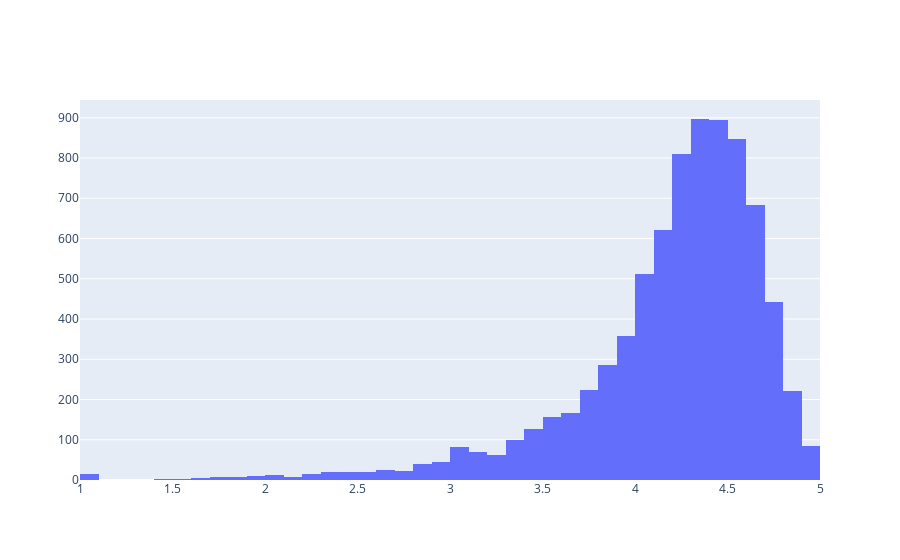

Write notebook code for a chart like this one.
### Markdown cell above
## Average rating of apps
Do any apps perform really good or really bad?

### Code cell
data = [go.Histogram(
        x = df.Rating,
        xbins = {'start': 1, 'size': 0.1, 'end' :5}
)]

print('Average app rating = ', np.mean(df['Rating']))
plotly.offline.iplot(data, filename='overall_rating_distribution')

### Figure 1 — Plotly figure (JSON) as saved in the notebook; plotly's stock layout.template omitted (floating-point values rounded to 4 significant figures; data arrays with more than 128 entries replaced by an {"elided": "..."} marker saying what was removed)
{"data": [{"type": "histogram", "x": {"elided": "9649 float values"}, "xbins": {"end": 5, "size": 0.1, "start": 1}}], "layout": {}}
